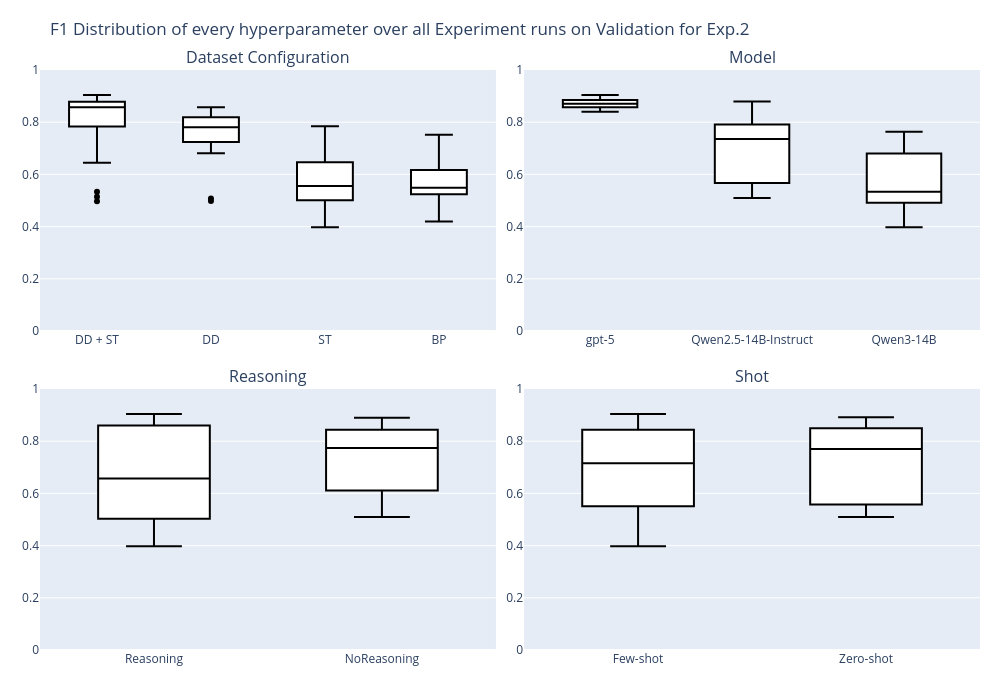

The notebook cell saved with this chart:
### Code cell
fig_box = plot_f1_box_combined(
    df=summary_table,
    run_name_col="run_name",
    f1_col="f1_macro",
    save_dir=save_dir,
    save=True,
)

fig_box.show()
